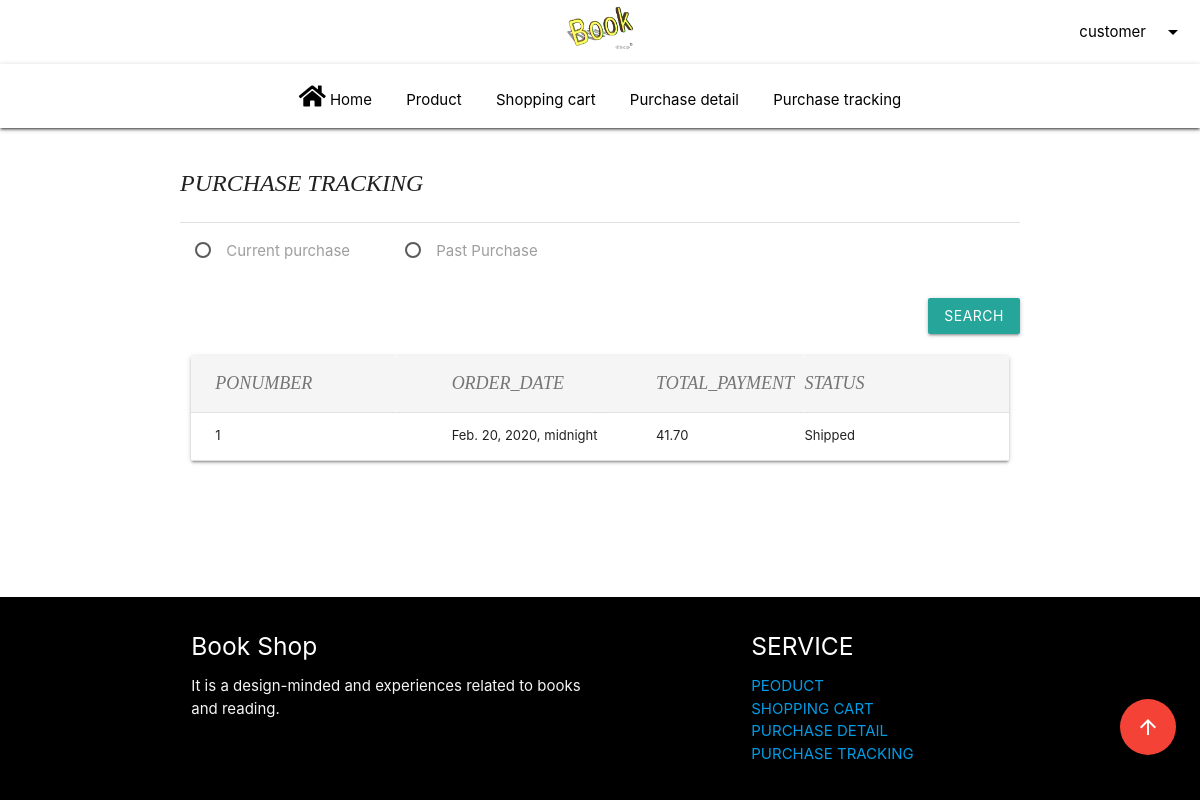
Screenshot of /d/purchase_tracking (signed in) with the database file from the repository.
### test001/models.py (models this page shows)
class Order(models.Model):
    POnumber = models.IntegerField(primary_key=True)  # Generate by code /
    Cust_ID = models.ForeignKey(Customer, on_delete=models.CASCADE)
    Order_date = models.DateTimeField(null=True)
    Cancel_date = models.DateField(null=True)
    Ship_date = models.DateField(null=True)
    Status = models.TextField()
    Total_payment = models.DecimalField(max_digits=30, decimal_places=2)  # Define as decimal in dictionary / Double
    Cancel_by = models.CharField(null=True, max_length=10)
    class Meta:
        db_table = 'Order'

### test001/views.py (the view, shortened to what this page needs)
# urls.py: path('d/purchase_tracking', views.purchase_tracking, name='purchase_tracking'),  # D1 purchase tracking page
def purchase_tracking(request):
    sort_status = request.GET.get('sort_status', '')
    if request.user.is_authenticated:  # function required user login to access page
        username = request.user.get_username()
        info = Order.objects.values().filter(Cust_ID_id=request.user.id).order_by('-Order_date')  # need to check
        reset = False
        context = {
            'info': info,
            'login': request.user.is_authenticated,
            'username': username,
            'sort': sort_status,
            'reset': reset
        }
        return render(request, 'Purchase_tracking.html', context)
    else:
        messages.success(request, 'Require user login to view Purchase tracking page')
        return redirect('/b/login')

### templates3/Purchase_tracking.html (shortened to what this page needs)
{% extends 'Home.html' %}
{% block content %}
    <div class="container" id="tracking_form">
        <h1 class="CartTitle">Purchase tracking</h1>
    <div class="divider"></div>
    <form method="get" action="/d/purchase_tracking">
    <div class="row">
        <p class="col l3">
            <label>
                <span>Current purchase</span>
            </label>
        </p>
        <p class="col l3">
            <label>
                <span>Past Purchase</span>
            </label>
        </p>
    </div>
         <p class="right-align hide-on-small-only">
            <a id="sort_status_form_btn" class="waves-effect waves-light btn">Search</a>
        </p>
    </form>
    </div>
    <div class="container row hide-on-small-only text-center">
  <div  class="col s12">
    <div class="card material-table">
      <table border="1" id="tracking" class="responsive-table highlight">
        <thead style="background-color: whitesmoke">
          <tr>
            <th class="CartTitle">POnumber</th>
            <th class="CartTitle">Order_date</th>
            <th class="CartTitle">Total_payment</th>
            <th class="CartTitle">Status</th>
        </tr>
        </thead>
        <tbody>
          {% for y in info %}
        <tr id="{{ y.POnumber }}">
            <td>{{ y.POnumber }}</td>
            <td>{{ y.Order_date }}</td>
            <td>{{ y.Total_payment }}</td>
            <td>{{ y.Status }}</td>
        </tr>
    {% endfor %}
        </tbody>
      </table>
    </div>
  </div>
</div>
    <br>
{% endblock %}

### templates3/Home.html (shortened to what this page needs)
{% load static %}
<!DOCTYPE html>
<html lang="en">
<head>
     <link rel="stylesheet" href="https://cdnjs.cloudflare.com/ajax/libs/materialize/1.0.0/css/materialize.min.css">
        <link rel="stylesheet" href="https://cdnjs.cloudflare.com/ajax/libs/OwlCarousel2/2.3.4/assets/owl.carousel.min.css">
<link rel="stylesheet" href="https://cdnjs.cloudflare.com/ajax/libs/OwlCarousel2/2.3.4/assets/owl.theme.default.min.css">
<link rel="stylesheet" href="https://cdnjs.cloudflare.com/ajax/libs/font-awesome/5.12.1/css/all.min.css">
    <link rel="stylesheet" type="text/css" href="{% static 'css/home.css' %}" />
     <link rel="stylesheet" type="text/css" href="{% static 'css/test.css' %}" />
</head>
<body>
<header>
    <nav class="nav-extended white black-text">
    <div class="nav-wrapper">
        <a href="/" class="brand-logo center"><div style="max-height: 90px"><img src="{% static 'image/logoPng.png' %}"  style="max-height: 50px" ></div></a>
      <ul id="nav-mobile" class="right hide-on-med-and-down">
          {% if login %}
              <li>
                  <a class="dropdown-trigger" href="#!" data-target="dropdown1">
                      {{username}}<i class="material-icons right">arrow_drop_down</i>
                  </a>
              </li>
          {% endif %}
      </ul>
    </div>
    <nav class="nav-center white black-text hide-on-small-only" role="navigation">
    <div class="nav-wrapper container ">
        <ul>
           <li class="tab "><a href="/"><i class="fas fa-home"></i>&nbspHome</a></li>
        <li class="tab "><a href="/a/">Product</a></li>
          {% if not superuser %}
            <li class="tab "><a href="/c/shopping_cart">Shopping cart</a></li>
            <li class="tab "><a href="/d/Purchase_detail">Purchase detail</a></li>
            <li class="tab"><a href="/d/purchase_tracking">Purchase tracking</a></li>
          {% endif %}
        </ul>
    </div>
</nav>
  </nav>
</header>
<main>
    {% block content %}
    {% endblock %}
</main>
 <div class="fixed-action-btn horizontal" style="bottom: 45px; right: 24px;">
    <a class="btn-floating btn-large red tooltipped"  href="#top"
       data-position="left"
       data-tooltip="Back to top of page">
      <i class="large material-icons">arrow_upward</i>
    </a>
  </div>
<footer class="page-footer black">
    <div class="container">
            <div class="row">
              <div class="col l6 s12">
                <h5 class="white-text">Book Shop</h5>
                <p class="grey-text text-lighten-4">It is a design-minded and experiences related to books and reading. </p>
              </div>
              <div class="col l4 offset-l2 s12">
                <h5 class="white-text">SERVICE</h5>
                <ul>
                      <li class="tab"><a href="/a/">PEODUCT</a></li>
          {% if not superuser %}
            <li class="tab"><a href="/c/shopping_cart">SHOPPING CART</a></li>
            <li class="tab"><a href="/d/Purchase_detail">PURCHASE DETAIL</a></li>
            <li class="tab"><a href="/d/purchase_tracking">PURCHASE TRACKING</a></li>
          {% endif %}
                </ul>
              </div>
            </div>
          </div>
</footer>
</body>
</html>

### resources3/css/test.css (style rules this page uses)
body { display: flex; min-height: 100vh; flex-direction: column; }
main { flex: 1 0 auto; }
#tracking tbody tr { cursor: pointer; }
.CartTitle { font-family: "Libre Baskerville",serif; font-weight: 400; font-style: italic; font-size: 24px; text-transform: uppercase; }
div.material-table table { table-layout: fixed; }
div.material-table table tr td { padding: 0 0 0 56px; height: 48px; font-size: 13px; color: rgba(0, 0, 0, 0.87); border-bottom: solid 1px #DDDDDD; white-space: nowrap; overflow: hidden; text-overflow: ellipsis; }
div.material-table table tr { font-size: 12px; }
div.material-table table th { font-size: 18px; font-weight: 500; color: #757575; white-space: nowrap; padding: 0; height: 56px; padding-left: 56px; vertical-align: middle; outline: none !important; }
div.material-table table th:first-child, div.material-table table td:first-child { padding: 0 0 0 24px; }
div.material-table table th:last-child, div.material-table table td:last-child { padding: 0 14px 0 0; }

### rows the page displays
Order: POnumber "1", Order_date "Feb. 20, 2020, midnight", Total_payment "41.70", Status "Shipped"

### other values shown
{{ username }} "customer"
